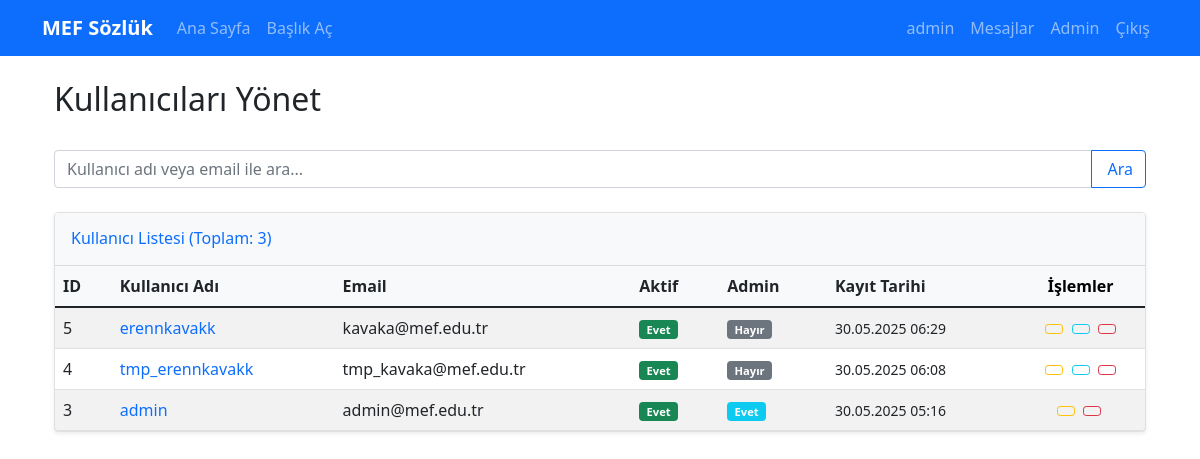
The app's page /admin/users (signed in) with its own data.
### app/models/user.py (models this page shows, shortened)
class User(UserMixin, db.Model):
    id = db.Column(db.Integer, primary_key=True)
    email = db.Column(db.String(120), unique=True, nullable=False)
    nickname = db.Column(db.String(80), unique=True, nullable=False)
    real_name = db.Column(db.String(100), nullable=False)
    password_hash = db.Column(db.String(128))
    email_confirmed = db.Column(db.Boolean, default=False)
    email_confirmation_token = db.Column(db.String(100), unique=True)
    created_at = db.Column(db.DateTime, default=lambda: datetime.now(timezone.utc))
    last_seen = db.Column(db.DateTime, default=lambda: datetime.now(timezone.utc))
    is_admin = db.Column(db.Boolean, default=False)
    is_active = db.Column(db.Boolean, default=True)
    bio = db.Column(db.Text)
    entries = db.relationship('Entry', backref='author', lazy='dynamic', cascade='all, delete-orphan')
    following = db.relationship('Follow',
                               foreign_keys='Follow.follower_id',
                               backref='follower',
                               lazy='dynamic',
                               cascade='all, delete-orphan')
    followers = db.relationship('Follow',
                               foreign_keys='Follow.followed_id',
                               backref='followed',
                               lazy='dynamic',
                               cascade='all, delete-orphan')
    favorites = db.relationship('Favorite', backref='user', lazy='dynamic', cascade='all, delete-orphan')
    sent_messages = db.relationship('Message',
                                   foreign_keys='Message.sender_id',
                                   backref='sender',
                                   lazy='dynamic',
                                   cascade='all, delete-orphan')
    received_messages = db.relationship('Message',
                                       foreign_keys='Message.recipient_id',
                                       backref='recipient',
                                       lazy='dynamic',
                                       cascade='all, delete-orphan')
    def get_unread_message_count(self):
        return self.received_messages.filter_by(is_read=False).count()

### app/routes/admin.py (the view)
@admin_bp.route('/users')
@login_required
@admin_required
def manage_users():
    page = request.args.get('page', 1, type=int)
    search = request.args.get('search', default="", type=str).strip()
    sort_by = request.args.get('sort_by', 'created_at')
    sort_order = request.args.get('sort_order', 'desc')
    query = User.query
    if search:
        search_term = f"%{search}%"
        query = query.filter(
            User.nickname.ilike(search_term) |
            User.email.ilike(search_term)
        )
    order_column_map = {
        'id': User.id,
        'nickname': User.nickname,
        'email': User.email,
        'is_active': User.is_active,
        'is_admin': User.is_admin,
        'created_at': User.created_at
    }
    order_column = order_column_map.get(sort_by, User.created_at)
    if sort_order == 'asc':
        query = query.order_by(order_column.asc())
    else:
        query = query.order_by(order_column.desc())
    users = query.paginate(page=page, per_page=10, error_out=False)
    return render_template('admin/users.html',
                           users=users,
                           search=search,
                           sort_by=sort_by,
                           sort_order=sort_order)

### app/__init__.py (called while the page is built)
@login_manager.user_loader
def load_user(user_id):
    from app.models.user import User
    return User.query.get(int(user_id))

### app/templates/admin/users.html (shortened to what this page needs)
{% extends "base.html" %} {% block page_title %}Kullanıcıları Yönet{% endblock %}
{% block content %}
<div class="container-fluid mt-4 mb-5">
    <div class="d-flex justify-content-between align-items-center mb-4">
        <h2>Kullanıcıları Yönet</h2>
    </div>
    <form method="GET" action="{{ url_for('admin.manage_users') }}" class="mb-4">
        <div class="input-group">
            <input type="text" class="form-control" name="search" placeholder="Kullanıcı adı veya email ile ara..." value="{{ search|default('') }}">
            <button class="btn btn-outline-primary" type="submit"> Ara</button>
        </div>
    </form>
    {% if users and users.items %}
    <div class="card shadow-sm">
        <div class="card-header bg-light py-3">
            <h6 class="m-0 font-weight-bold text-primary">Kullanıcı Listesi (Toplam: {{ users.total }})</h6>
        </div>
        <div class="card-body p-0">
            <div class="table-responsive">
                <table class="table table-hover table-striped align-middle mb-0">
                    <thead class="table-light">
                        <tr>
                            {% macro sortable_th(field_name, display_name, current_sort_by, current_sort_order, current_search) -%}
                                <th scope="col">
                                    <a href="{{ url_for('admin.manage_users', page=request.args.get('page', 1), search=current_search, sort_by=field_name, sort_order='asc' if current_sort_by == field_name and current_sort_order == 'desc' else 'desc') }}" class="text-decoration-none text-dark">
                                        {{ display_name }}
                                    </a>
                                </th>
                            {%- endmacro %}
                            {{ sortable_th('id', 'ID', sort_by, sort_order, search) }}
                            {{ sortable_th('nickname', 'Kullanıcı Adı', sort_by, sort_order, search) }}
                            {{ sortable_th('email', 'Email', sort_by, sort_order, search) }}
                            {{ sortable_th('is_active', 'Aktif', sort_by, sort_order, search) }}
                            {{ sortable_th('is_admin', 'Admin', sort_by, sort_order, search) }}
                            {{ sortable_th('created_at', 'Kayıt Tarihi', sort_by, sort_order, search) }}
                            <th scope="col" class="text-center">İşlemler</th>
                        </tr>
                    </thead>
                    <tbody>
                        {% for user_item in users.items %}
                        <tr>
                            <td>{{ user_item.id }}</td>
                            <td>
                                <a href="{{ url_for('user.profile', nickname=user_item.nickname) }}" target="_blank" class="text-decoration-none">{{ user_item.nickname }}</a>
                            </td>
                            <td>{{ user_item.email }} </td>
                            <td>
                                <span class="badge bg-{{ 'success' if user_item.is_active else 'danger' }}">
                                    {{ 'Evet' if user_item.is_active else 'Hayır' }}
                                </span>
                            </td>
                            <td>
                                <span class="badge bg-{{ 'info' if user_item.is_admin else 'secondary' }}">
                                    {{ 'Evet' if user_item.is_admin else 'Hayır' }}
                                </span>
                            </td>
                            <td><small>{{ user_item.created_at.strftime('%d.%m.%Y %H:%M') }}</small></td>
                            <td class="text-center">
                                <form action="{{ url_for('admin.toggle_user_active_status', user_id=user_item.id) }}" method="POST" class="d-inline-block me-1">
                                    <button type="submit" class="btn btn-sm btn-outline-{{ 'warning' if user_item.is_active else 'success' }}" title="{{ 'Pasif Yap' if user_item.is_active else 'Aktif Yap' }}">
                                    </button>
                                </form>
                                <form action="{{ url_for('admin.toggle_admin_status', user_id=user_item.id) }}" method="POST" class="d-inline-block me-1">
                                    <button type="submit" class="btn btn-sm btn-outline-{{ 'danger' if user_item.is_admin else 'info' }}" title="{{ 'Adminliği Kaldır' if user_item.is_admin else 'Admin Yap' }}">
                                    </button>
                                </form>
                                {% if user_item.id != current_user.id %}
                                <form action="{{ url_for('admin.delete_user', user_id=user_item.id) }}" method="POST" class="d-inline-block" onsubmit="return confirm('{{ user_item.nickname }} adlı kullanıcıyı kalıcı olarak silmek istediğinizden emin misiniz? Bu işlem geri alınamaz.');">
                                    <button type="submit" class="btn btn-sm btn-outline-danger" title="Kullanıcıyı Sil">
                                    </button>
                                </form>
                                {% endif %}
                            </td>
                        </tr>
                        {% endfor %}
                    </tbody>
                </table>
            </div>
        </div>
    </div>
    {% else %}
    <div class="alert alert-info text-center" role="alert">
        Aradığınız kriterlere uygun kullanıcı bulunamadı veya henüz hiç kullanıcı yok.
    </div>
    {% endif %}
</div>
{% endblock %}

### app/templates/base.html (shortened to what this page needs)
<!DOCTYPE html>
<html lang="tr">
<head>
    <link href="https://cdn.jsdelivr.net/npm/bootstrap@5.1.3/dist/css/bootstrap.min.css" rel="stylesheet">
    <link href="{{ url_for('static', filename='css/style.css') }}" rel="stylesheet">
</head>
<body>
    <nav class="navbar navbar-expand-lg navbar-dark bg-primary">
        <div class="container">
            <a class="navbar-brand" href="{{ url_for('main.index') }}">MEF Sözlük</a>
            <div class="navbar-nav me-auto">
                <a class="nav-link" href="{{ url_for('main.index') }}">Ana Sayfa</a>
                {% if current_user.is_authenticated %}
                    <a class="nav-link" href="{{ url_for('entry.create_title') }}">Başlık Aç</a>
                {% endif %}
            </div>
            <div class="navbar-nav">
                {% if current_user.is_authenticated %}
                    <a class="nav-link" href="{{ url_for('user.profile', nickname=current_user.nickname) }}">
                        {{ current_user.nickname }}
                    </a>
                    <a class="nav-link" href="{{ url_for('user.messages') }}">
                        Mesajlar
                    </a>
                    {% if current_user.is_admin %}
                        <a class="nav-link" href="{{ url_for('admin.dashboard') }}">Admin</a>
                    {% endif %}
                    <a class="nav-link" href="{{ url_for('auth.logout') }}">Çıkış</a>
                {% else %}
                    <a class="nav-link" href="{{ url_for('auth.login') }}">Giriş</a>
                    <a class="nav-link" href="{{ url_for('auth.register') }}">Kayıt Ol</a>
                {% endif %}
            </div>
        </div>
    </nav>
    <div class="container mt-4">
        {% block content %}{% endblock %}
    </div>
</body>
</html>

### app/static/css/style.css (style rules this page uses)
.navbar-brand { font-weight: bold; }
.card { box-shadow: 0 2px 4px rgba(0,0,0,0.1); border: 1px solid #e0e0e0; }
.badge { font-size: 0.7rem; }
a[href*="/user/"] { font-weight: 500; text-decoration: none; }

### records on screen
User: nickname "admin", nickname "Admin", id "3", email "admin@mef.edu.tr", is_active "Evet", is_admin "Evet", created_at "30.05.2025 05:16"
User: id "5", nickname "erennkavakk", email "kavaka@mef.edu.tr", is_active "Evet", is_admin "Hayır", created_at "30.05.2025 06:29"
User: id "4", nickname "tmp_erennkavakk", email "tmp_kavaka@mef.edu.tr", is_active "Evet", is_admin "Hayır", created_at "30.05.2025 06:08"

### other values on screen
{{ users.total }} "3"
{{ display_name }} "ID Kullanıcı Adı Email Aktif Kayıt Tarihi"
